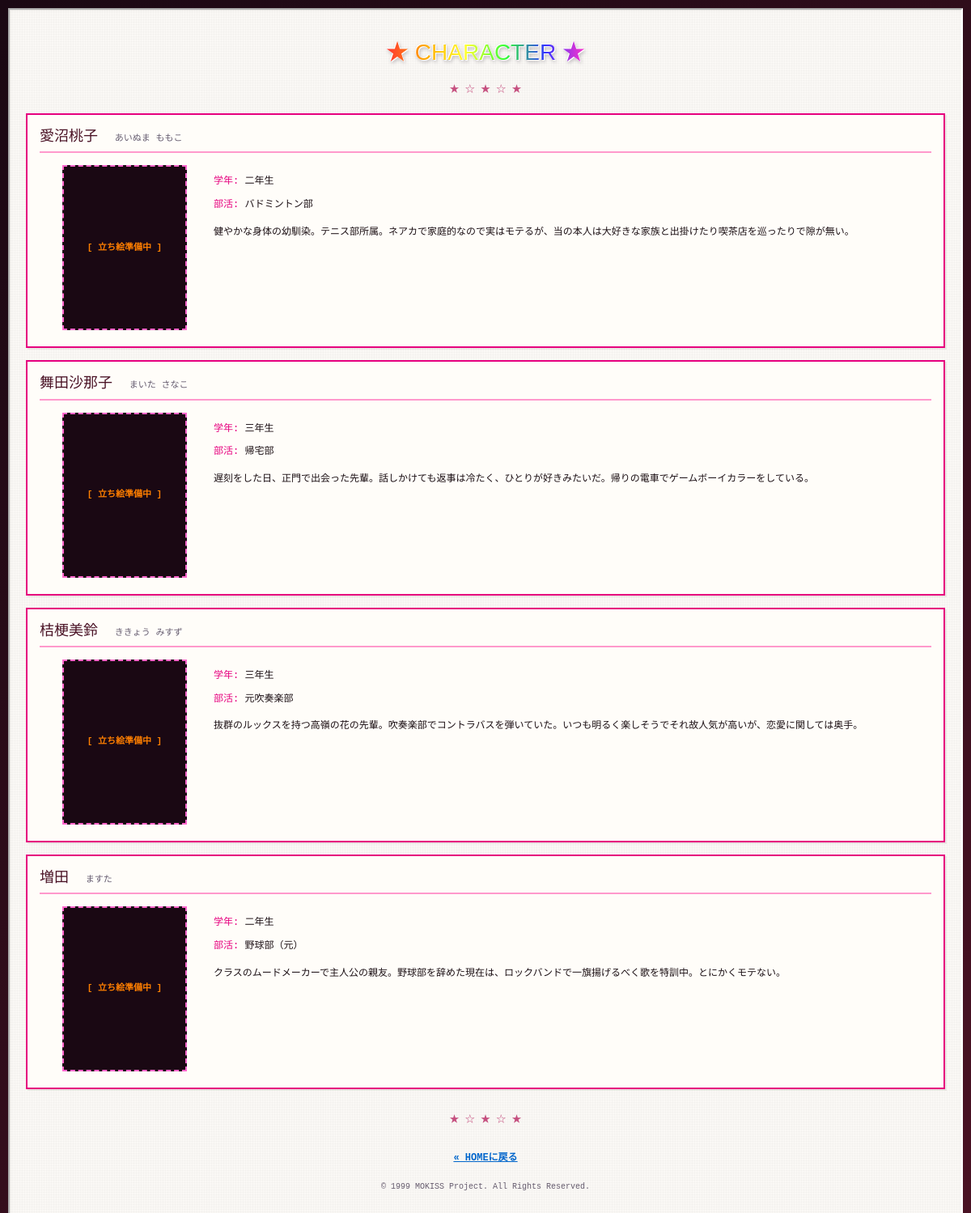
The app's page /character.php with its own data.
### tables this page shows
CREATE TABLE IF NOT EXISTS characters (
    id INT AUTO_INCREMENT PRIMARY KEY,
    sort_order INT DEFAULT 0,
    name VARCHAR(50) NOT NULL,
    name_kana VARCHAR(50) COMMENT 'ふりがな',
    grade VARCHAR(20) COMMENT '学年',
    club VARCHAR(50) COMMENT '部活',
    height VARCHAR(20) COMMENT '身長',
    description TEXT COMMENT '紹介文',
    image_path VARCHAR(255) COMMENT '画像パス',
    updated_at DATETIME DEFAULT CURRENT_TIMESTAMP ON UPDATE CURRENT_TIMESTAMP,
    INDEX idx_sort (sort_order)
);

### includes/db.php (called while the page is built, shortened)
<?php
class Database {
    private static $instance = null;
    private $connection;
    private function __construct() {
        try {
            $dsn = "mysql:host=" . DB_HOST . ";dbname=" . DB_NAME . ";charset=" . DB_CHARSET;
            $options = [
                PDO::ATTR_ERRMODE => PDO::ERRMODE_EXCEPTION,
                PDO::ATTR_DEFAULT_FETCH_MODE => PDO::FETCH_ASSOC,
                PDO::ATTR_EMULATE_PREPARES => false,
            ];
            $this->connection = new PDO($dsn, DB_USER, DB_PASS, $options);
        } catch (PDOException $e) {
            die('データベース接続エラー: ' . $e->getMessage());
        }
    }
    public static function getInstance() {
        if (self::$instance === null) {
            self::$instance = new self();
        }
        return self::$instance;
    }
    public function query($sql, $params = []) {
        try {
            $stmt = $this->connection->prepare($sql);
            $stmt->execute($params);
            return $stmt->fetchAll();
        } catch (PDOException $e) {
            error_log('Query Error: ' . $e->getMessage());
            return false;
        }
    }
}

### includes/functions.php (called while the page is built, shortened)
<?php
function h($str) {
    return htmlspecialchars($str, ENT_QUOTES, 'UTF-8');
}
function getCharacters() {
    $db = Database::getInstance();
    $sql = "SELECT * FROM characters ORDER BY sort_order ASC";
    return $db->query($sql);
}
    ?>

### character.php (the view, shortened to what this page needs)
<?php
require_once __DIR__ . '/includes/db.php';
require_once __DIR__ . '/includes/functions.php';
$characters = getCharacters();
?>
<!DOCTYPE HTML PUBLIC "-//W3C//DTD HTML 4.01 Transitional//EN" "http://www.w3.org/TR/html4/loose.dtd">
<html lang="ja">
<head>
    <link rel="stylesheet" href="css/retro.css">
</head>
<body>
<div class="content">
    <center>
        <h1 style="font-size: 28px;">
            <span class="rainbow-text">★ CHARACTER ★</span>
        </h1>
        <div class="separator" style="margin: 20px 0;">
            ★ ☆ ★ ☆ ★
        </div>
    </center>
    <?php if (empty($characters)): ?>
        <p style="color: #999; padding: 40px; text-align: center;">
            現在準備中です。しばらくお待ちください。
        </p>
    <?php else: ?>
        <?php foreach ($characters as $char): ?>
            <div class="character-box">
                <div class="character-name">
                    <?php echo h($char['name']); ?>
                    <?php if ($char['name_kana']): ?>
                        <span class="character-kana"><?php echo h($char['name_kana']); ?></span>
                    <?php endif; ?>
                </div>
                <table width="100%" cellpadding="5" cellspacing="0">
                    <tr>
                        <?php if ($char['image_path']): ?>
                            <td width="200" valign="top" align="center">
                                <img src="<?php echo h($char['image_path']); ?>"
                                     alt="<?php echo h($char['name']); ?>"
                                     style="max-width: 180px; border: 2px solid #9966cc;">
                            </td>
                        <?php else: ?>
                            <td width="200" valign="top" align="center">
                                <div style="width: 150px; height: 200px; background: #1a0813; border: 2px dashed #ff66cc; display: flex; align-items: center; justify-content: center; color: #ff7f00; font-size: 11px; font-weight: bold;">
                                    [ 立ち絵準備中 ]
                                </div>
                            </td>
                        <?php endif; ?>
                        <td valign="top">
                            <div class="character-info">
                                <?php if ($char['grade']): ?>
                                    <p><strong>学年:</strong> <?php echo h($char['grade']); ?></p>
                                <?php endif; ?>
                                <?php if ($char['club']): ?>
                                    <p><strong>部活:</strong> <?php echo h($char['club']); ?></p>
                                <?php endif; ?>
                                <?php if ($char['description']): ?>
                                    <p style="margin-top: 15px; line-height: 1.7;">
                                        <?php echo nl2br(h($char['description'])); ?>
                                    </p>
                                <?php endif; ?>
                            </div>
                        </td>
                    </tr>
                </table>
            </div>
        <?php endforeach; ?>
    <?php endif; ?>
    <div class="separator" style="margin: 30px 0;">
        ★ ☆ ★ ☆ ★
    </div>
    <center>
        <p style="margin: 20px 0;">
            <a href="home.php" style="color: #0066cc; font-weight: bold;">« HOMEに戻る</a>
        </p>
    </center>
    <div class="notice">
        <p>&copy; 1999 MOKISS Project. All Rights Reserved.</p>
    </div>
</div>
</body>
</html>

### css/retro.css (style rules this page uses)
body { font-family: "MS Pゴシック", "MS PGothic", "MS ゴシック", "MS Gothic", "Osaka-mono", "Osaka", monospace; background: #1a0813; background: linear-gradient(135deg, #1a0813 0%, #4a1224 100%); background-attachment: fixed; color: #1c1015; margin: 0; padding: 0; font-size: 12px; line-height: 1.4; -webkit-font-smoothing: none; -moz-osx-font-smoothing: none; font-smooth: never; text-rendering: optimizeSpeed; }
table { border-collapse: collapse; }
a:link { color: #1a3066; text-decoration: underline; font-weight: normal; }
strong { font-weight: normal; color: #e6007e; }
h1, h2, h3 { font-family: "MS Pゴシック", "MS PGothic", "MS ゴシック", "MS Gothic", "Osaka-mono", "Osaka", sans-serif; margin: 15px 0 10px; font-weight: normal; line-height: 1.3; text-shadow: 1px 1px 0px #ffffff, -1px -1px 0px #ffffff, 2px 2px 2px rgba(44, 34, 53, 0.15); }
h1 { font-size: 20px; color: #e6007e; }
.content { background-color: #faf8f5; background-image: linear-gradient(rgba(28, 16, 21, 0.015) 1px, transparent 1px), linear-gradient(90deg, rgba(28, 16, 21, 0.015) 1px, transparent 1px); background-size: 3px 3px; color: #1c1015; padding: 20px; margin: 10px; border: 2px inset #ffffff; box-shadow: inset 1px 1px 2px rgba(0,0,0,0.08); font-size: 12px; line-height: 1.4; }
.content h1 { color: #e6007e; }
.content a:link { color: #1a3066; }
.character-box { background: #fffdf9; border: 2px solid #e6007e; padding: 15px; margin: 15px 0; box-shadow: 2px 2px 0px rgba(74, 18, 36, 0.08); }
.character-name { font-size: 18px; font-weight: normal; color: #4a1224; border-bottom: 2px solid #ff99cc; padding-bottom: 5px; margin-bottom: 10px; text-shadow: 1px 1px 0px #ffffff; }
.character-kana { font-size: 11px; color: #665c6e; margin-left: 10px; }
.character-info { margin: 10px 0; line-height: 1.4; }
.separator { text-align: center; margin: 20px 0; color: #c54e7e; }
.notice { font-size: 10px; font-family: "MS Pゴシック", "MS PGothic", "MS ゴシック", "MS Gothic", "Osaka-mono", "Osaka", monospace; color: #665c6e; text-align: center; margin: 20px auto; line-height: 1.3; text-align: center; width: 100%; }
.rainbow-text { background: linear-gradient(to right, #ff3333 0%, #ffaa00 20%, #ffff33 40%, #33ff33 60%, #3333ff 80%, #ff33cc 100%); -webkit-background-clip: text; -webkit-text-fill-color: transparent; background-clip: text; color: transparent; display: inline-block; font-weight: normal; text-shadow: none !important; filter: drop-shadow(1px 1px 0px #ffffff) drop-shadow(-1px -1px 0px #ffffff) drop-shadow(1px 2px 2px rgba(44, 34, 53, 0.25)); }

### records on screen
characters: name "愛沼桃子", name_kana "あいぬま ももこ", shows "[ 立ち絵準備中 ]", grade "二年生", club "バドミントン部", description "健やかな身体の幼馴染。テニス部所属。ネアカで家庭的なので実はモテるが、当の本人は大好きな家族と出掛けたり喫茶店を巡ったりで隙が無い。"
characters: name "舞田沙那子", name_kana "まいた さなこ", shows "[ 立ち絵準備中 ]", grade "三年生", club "帰宅部", description "遅刻をした日、正門で出会った先輩。話しかけても返事は冷たく、ひとりが好きみたいだ。帰りの電車でゲームボーイカラーをしている。"
characters: name "桔梗美鈴", name_kana "ききょう みすず", shows "[ 立ち絵準備中 ]", grade "三年生", club "元吹奏楽部", description "抜群のルックスを持つ高嶺の花の先輩。吹奏楽部でコントラバスを弾いていた。いつも明るく楽しそうでそれ故人気が高いが、恋愛に関しては奥手。"
characters: name "増田", name_kana "ますた", shows "[ 立ち絵準備中 ]", grade "二年生", club "野球部（元）", description "クラスのムードメーカーで主人公の親友。野球部を辞めた現在は、ロックバンドで一旗揚げるべく歌を特訓中。とにかくモテない。"
